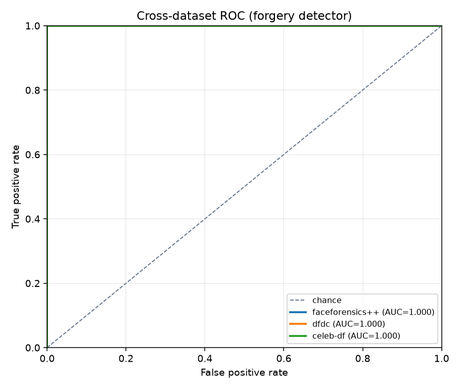
#> input picture ml/results/roc_curve.png, 460 x 389 px, shrunk from 910 x 770 before the run
$ python poster.py
#> lines starting #> are read from the running program, lines starting #| are printed output that depends on the picture
### ml/plots.py
"""Plot ROC curves and confusion matrices for Phase 11 reports."""

from __future__ import annotations

from pathlib import Path

import matplotlib

matplotlib.use("Agg")
import matplotlib.pyplot as plt
import numpy as np


# [68 lines left out: functions roc_curve_points, confusion_counts, save_roc_figure, save_confusion_figure, not called in this run]


GENERALIZATION_METRICS = ("accuracy", "f1", "auc")


def draw_generalization_chart(ax: plt.Axes, datasets: dict[str, dict[str, float]]) -> None:
    """Grouped bars: one group per dataset (in-domain first), one bar per metric."""
    names = list(datasets.keys())
    x = np.arange(len(names))
    width = 0.8 / len(GENERALIZATION_METRICS)
    for i, metric in enumerate(GENERALIZATION_METRICS):
        values = [float(datasets[n].get(metric, 0.0)) for n in names]
        bars = ax.bar(x + (i - 1) * width, values, width, label=metric.upper())
        ax.bar_label(bars, fmt="%.2f", fontsize=7, padding=2)
    labels = [f"{n}\n(in-domain)" if i == 0 else f"{n}\n(held out)" for i, n in enumerate(names)]
    ax.set_xticks(x, labels)
    ax.set_ylim(0, 1.3)
    ax.set_yticks(np.linspace(0, 1, 6))
    ax.set_ylabel("Score")
    ax.set_title("Generalization: trained on FF++, tested cross-dataset")
    ax.legend(loc="upper center", ncol=len(GENERALIZATION_METRICS), fontsize=8)
    ax.grid(True, axis="y", alpha=0.25)


def save_generalization_figure(datasets: dict[str, dict[str, float]], out_path: Path) -> Path:
    out_path.parent.mkdir(parents=True, exist_ok=True)
    fig, ax = plt.subplots(figsize=(7.5, 4.5))
    draw_generalization_chart(ax, datasets)
    fig.tight_layout()
    fig.savefig(out_path, dpi=140)
    plt.close(fig)
    return out_path

### ml/poster.py
#!/usr/bin/env python3
"""Phase 12: results poster + generalization chart from ml/results/metrics.json."""

from __future__ import annotations

import argparse
import json
from pathlib import Path

import matplotlib

matplotlib.use("Agg")
import matplotlib.pyplot as plt

from plots import draw_generalization_chart, save_generalization_figure

ROOT = Path(__file__).resolve().parent
RESULTS = ROOT / "results"
IN_DOMAIN = "faceforensics++"


def headline_stats(metrics: dict) -> list[tuple[str, str, str]]:
    """(label, value, caption) tiles for the poster header."""
    datasets = metrics.get("datasets", {})
    in_domain = datasets.get(IN_DOMAIN, {})
    held_out = [m for name, m in datasets.items() if name != IN_DOMAIN]
    held_out_acc = sum(m["accuracy"] for m in held_out) / len(held_out) if held_out else None
    latency = metrics.get("latency", {})
    fpr = metrics.get("false_positive_rate", {})

    def pct(v: float | None) -> str:
        return "n/a" if v is None else f"{v * 100:.1f}%"

    return [
        ("In-domain accuracy", pct(in_domain.get("accuracy")), f"FF++ test, n={in_domain.get('n', '?')}"),
        ("Cross-dataset accuracy", pct(held_out_acc), "mean of DFDC + Celeb-DF (held out)"),
        (
            "API latency",
            f"{latency.get('p50_ms', 'n/a')} ms",
            f"p50 · p95 {latency.get('p95_ms', 'n/a')} ms · POST /api/analyze",
        ),
        (
            "Clean-set FPR",
            pct(fpr.get("fpr")),
            f"{fpr.get('false_positives', '?')}/{fpr.get('n_clean', '?')} at threshold {fpr.get('threshold', '?')}",
        ),
    ]


def _image_panel(ax: plt.Axes, path: Path, title: str) -> None:
    ax.axis("off")
    ax.set_title(title, fontsize=11)
    if path.exists():
        ax.imshow(plt.imread(path))
    else:
        ax.text(0.5, 0.5, f"{path.name} not found", ha="center", va="center", color="#64748b")


def save_poster(metrics: dict, results_dir: Path, out_path: Path) -> Path:
    fig = plt.figure(figsize=(16, 12), facecolor="white")
    grid = fig.add_gridspec(3, 4, height_ratios=[0.5, 1.6, 1.3], hspace=0.35, wspace=0.25)

    fig.suptitle("Forged / Obscene Media Detection Engine — Results", fontsize=22, fontweight="bold", y=0.98)
    fig.text(
        0.5,
        0.935,
        "EfficientNet-B0 forgery detector · independent NSFW classifier · Spring Boot decision engine",
        ha="center",
        fontsize=12,
        color="#475569",
    )

    for col, (label, value, caption) in enumerate(headline_stats(metrics)):
        ax = fig.add_subplot(grid[0, col])
        ax.axis("off")
        ax.add_patch(plt.Rectangle((0, 0), 1, 1, transform=ax.transAxes, color="#eff6ff", ec="#bfdbfe"))
        ax.text(0.5, 0.72, label, ha="center", fontsize=12, color="#1e3a8a", transform=ax.transAxes)
        ax.text(0.5, 0.38, value, ha="center", fontsize=24, fontweight="bold", transform=ax.transAxes)
        ax.text(0.5, 0.1, caption, ha="center", fontsize=8.5, color="#475569", transform=ax.transAxes)

    draw_generalization_chart(fig.add_subplot(grid[1, :2]), metrics.get("datasets", {}))
    _image_panel(fig.add_subplot(grid[1, 2:]), results_dir / "roc_curve.png", "")
    _image_panel(fig.add_subplot(grid[2, :]), results_dir / "confusion_matrix.png", "")

    notes = metrics.get("notes", "")
    if notes:
        fig.text(0.5, 0.015, notes, ha="center", fontsize=9, color="#64748b", style="italic")

    out_path.parent.mkdir(parents=True, exist_ok=True)
    fig.savefig(out_path, dpi=120)
    plt.close(fig)
    return out_path


def main() -> None:
    parser = argparse.ArgumentParser(description="Phase 12 results poster")
    parser.add_argument("--metrics", type=Path, default=RESULTS / "metrics.json")
    parser.add_argument("--out-dir", type=Path, default=RESULTS)
    args = parser.parse_args()

    metrics = json.loads(args.metrics.read_text(encoding="utf-8"))
#> (reads ml/results/metrics.json from the repository)
    chart = save_generalization_figure(metrics.get("datasets", {}), args.out_dir / "generalization_chart.png")
#> in save_generalization_figure, `fig.savefig(out_path, dpi=140)`:
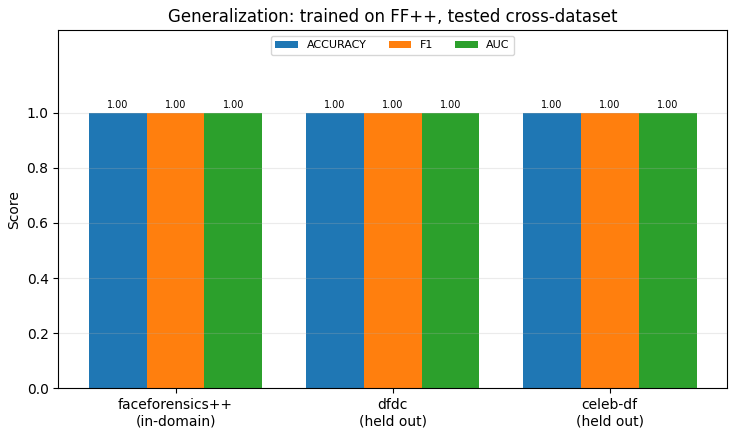
#> figure drawn by matplotlib, 1 panel
    poster = save_poster(metrics, args.metrics.parent, args.out_dir / "poster.png")
#> call 2 of _image_panel, with title = ''
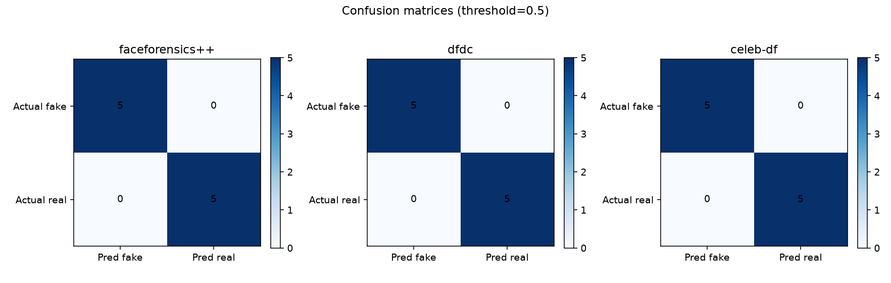
#> input picture ml/results/confusion_matrix.png, 891 x 283 px, shrunk from 1764 x 560 before the run
#> in save_poster, `fig.savefig(out_path, dpi=120)`:
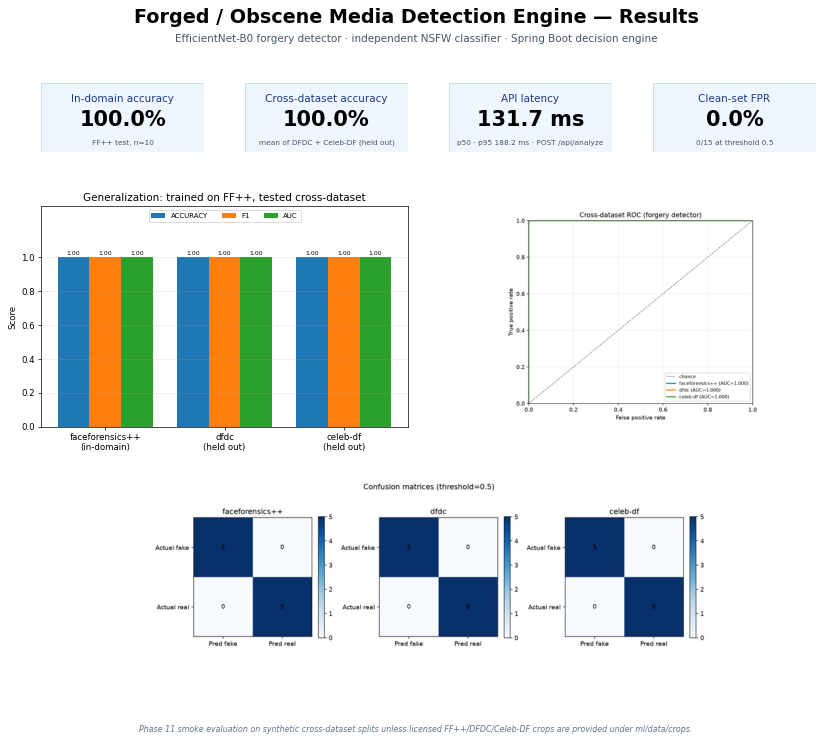
#> figure drawn by matplotlib, 7 panels
    print(f"generalization chart: {chart}")
    print(f"poster: {poster}")


if __name__ == "__main__":
    main()
